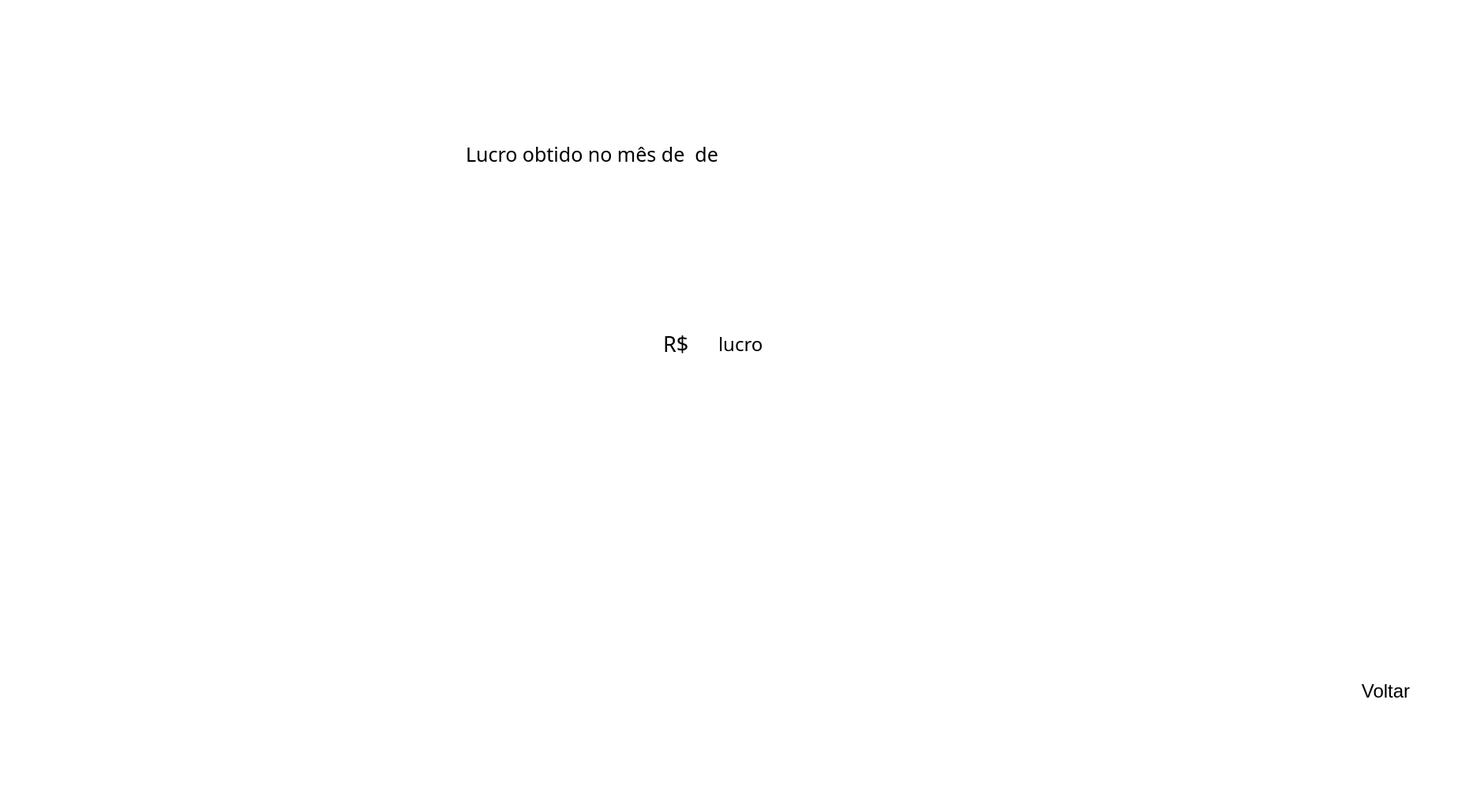
<?xml version="1.0" encoding="UTF-8"?>
<ui version="4.0">
 <class>MainWindow</class>
 <widget class="QMainWindow" name="MainWindow">
  <property name="geometry">
   <rect>
    <x>0</x>
    <y>0</y>
    <width>1866</width>
    <height>1029</height>
   </rect>
  </property>
  <property name="font">
   <font>
    <family>Arial</family>
   </font>
  </property>
  <property name="windowTitle">
   <string>MainWindow</string>
  </property>
  <property name="windowOpacity">
   <double>3.000000000000000</double>
  </property>
  <property name="styleSheet">
   <string notr="true">gridline-color: rgb(192, 255, 231);
selection-color: rgb(218, 255, 202);
background-color: rgb(255, 255, 255);</string>
  </property>
  <widget class="QWidget" name="centralwidget">
   <widget class="QLabel" name="profit_label">
    <property name="geometry">
     <rect>
      <x>590</x>
      <y>130</y>
      <width>761</width>
      <height>131</height>
     </rect>
    </property>
    <property name="font">
     <font>
      <family>Segoe UI Light</family>
      <pointsize>19</pointsize>
     </font>
    </property>
    <property name="text">
     <string>Lucro obtido no mês de &lt;nome mes&gt; de &lt;nome ano&gt;</string>
    </property>
   </widget>
   <widget class="QLabel" name="profit_text">
    <property name="geometry">
     <rect>
      <x>910</x>
      <y>405</y>
      <width>231</width>
      <height>61</height>
     </rect>
    </property>
    <property name="font">
     <font>
      <family>Dubai</family>
      <pointsize>18</pointsize>
     </font>
    </property>
    <property name="text">
     <string>lucro</string>
    </property>
   </widget>
   <widget class="QLabel" name="label_3">
    <property name="geometry">
     <rect>
      <x>840</x>
      <y>400</y>
      <width>71</width>
      <height>71</height>
     </rect>
    </property>
    <property name="font">
     <font>
      <family>Dubai</family>
      <pointsize>20</pointsize>
     </font>
    </property>
    <property name="text">
     <string>&lt;html&gt;&lt;head/&gt;&lt;body&gt;&lt;p&gt;R$&lt;/p&gt;&lt;/body&gt;&lt;/html&gt;</string>
    </property>
   </widget>
   <widget class="QPushButton" name="back">
    <property name="geometry">
     <rect>
      <x>1640</x>
      <y>820</y>
      <width>231</width>
      <height>111</height>
     </rect>
    </property>
    <property name="font">
     <font>
      <pointsize>-1</pointsize>
     </font>
    </property>
    <property name="styleSheet">
     <string notr="true">QPushButton
{
  background-color: white;
  color: black; 
  border: none;
  margin: 4px 2px;
  text-align: center;
  font-size: 24px;
}

QPushButton:hover:!pressed
{
background-color: #989898;
color: white;
font-weight: bold;
}</string>
    </property>
    <property name="text">
     <string>Voltar</string>
    </property>
   </widget>
   <zorder>profit_label</zorder>
   <zorder>label_3</zorder>
   <zorder>back</zorder>
   <zorder>profit_text</zorder>
  </widget>
  <widget class="QMenuBar" name="menubar">
   <property name="geometry">
    <rect>
     <x>0</x>
     <y>0</y>
     <width>1866</width>
     <height>26</height>
    </rect>
   </property>
  </widget>
  <widget class="QStatusBar" name="statusbar"/>
 </widget>
 <resources/>
 <connections/>
</ui>
